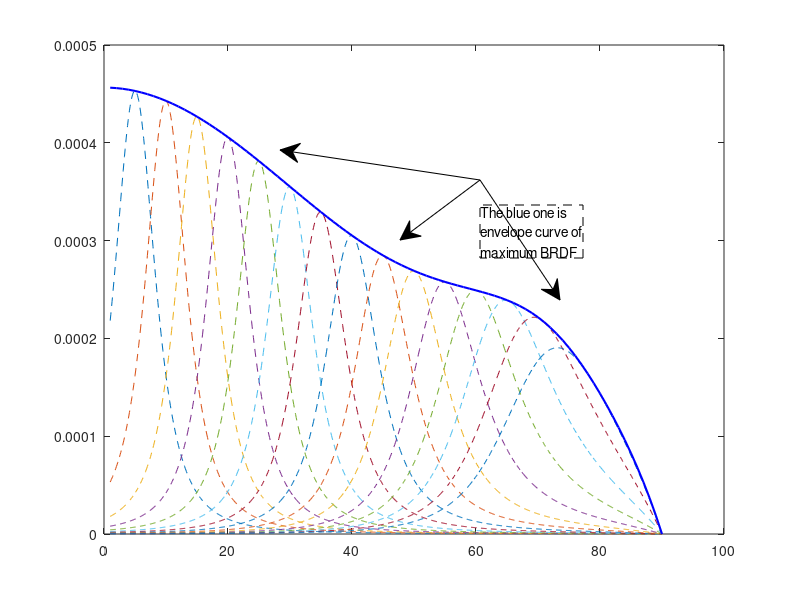

MATLAB code to generate this figure: (Note: this script raises an error after producing the figure.)
%% 研究散射极值问题（镜反射方向有散射极大值）
clear;clc;close all;

%% 定义常量
n1 = 1.0;   % 空气折射率
n2 = 1.51630;   % 粗糙表面所在物体的折射率
lambda = 550e-9;    % 入射光波长
sigma = 1e-9;    % 粗糙表面的粗糙度值（需远小于入射光波长）
l = 1e-6;           % 相关长度（精密光学表面：1~100μm）
theta_s = 1:0.1:90;     % 散射天顶角
phi_s = 0;              % 散射方位角
% 为简化表达式而设的常量
epsilon = (n2/n1)^2;
x = epsilon-1;
xs = (epsilon-(sind(theta_s)).^2).^0.5;
% 创建一个“绘图线型”的元胞数组
str = {'-s' '-o' '-^' '-+' '-d'};
% K相关模型的三个可调参数ABC
A = 2*pi*sigma^2*l^2;
B = 2*pi*l;

% C = zeros(90,1);

%% 计算仿真
for i = 1:15
    theta_i = 5*i;     % 选择5个角度研究：15°、30°、45°、60°、75°
    xi = (epsilon-(sind(theta_i))^2)^0.5;   % 为简化表达式而设的常量
    
    % 计算偏振因子Q
    qss = abs(x./((cosd(theta_i)+xi)*(cosd(theta_s)+xs)));
    qpp = abs(x*(xi*xs-epsilon*sind(theta_i)*sind(theta_s))./...
            ((epsilon*cosd(theta_i)+xi)*(epsilon*cosd(theta_s)+xs)));
    Qss = qss.^2;
    Qpp = qpp.^2;
    Q = 1/2*(Qss+Qpp);
    
    % k相关模型拟合SPSD
    fx = (sind(theta_s)-sind(theta_i))/lambda;
    SPSD = A./(1+(B*fx).^2).^1.5;
    
    % 计算BRDF值
    BRDF = (16*pi^2/lambda^4)*cosd(theta_i)*cosd(theta_s).*Q.*SPSD;
    
    % 可视化
    plot(theta_s,BRDF,'--','LineWidth',0.75);
%     plot(theta_s,BRDF,str{i},...
%         'LineWidth',1.5,...
%         'MarkerIndices',1:20:length(BRDF),...
%         'MarkerSize',6);
%     legend_str{i} = ['\theta =' num2str(theta_i) '\circ'];  % 绘制图例（如何添加变量）
    hold on;
end

% 绘制包络曲线用
for theta_i = 1:1:90
    xi = (epsilon-(sind(theta_i))^2)^0.5;
    
    qss = abs(x./((cosd(theta_i)+xi)*(cosd(theta_s)+xs)));
    qpp = abs(x*(xi*xs-epsilon*sind(theta_i)*sind(theta_s))./...
            ((epsilon*cosd(theta_i)+xi)*(epsilon*cosd(theta_s)+xs))); 
    Qss = qss.^2;
    Qpp = qpp.^2;
    Q = 1/2*(Qss+Qpp);
    
    fx = (sind(theta_s)-sind(theta_i))/lambda;
    A = 2*pi*sigma^2*l^2;
    B = 2*pi*l;
    PSD = A./(1+(B*fx).^2).^1.5;
    
    BRDF = (16*pi^2/lambda^4)*cosd(theta_i)*cosd(theta_s).*Q.*PSD;
    
    C(theta_i) = max(BRDF);
end
plot(C,'-b','LineWidth',1.5);
annotation('textarrow',[0.6,0.5],[0.7,0.6],'LineWidth',0.75);
annotation('textarrow',[0.6,0.7],[0.7,0.5],'LineWidth',0.75);
annotation('textarrow',[0.6,0.35],[0.7,0.75],'LineWidth',0.75);
dim = [0.6 0.57 0.6 0.3];
str = {'The blue one is','envelope curve of','maximum BRDF'};
h = annotation('textbox',dim,'String',str,'Linestyle','--');
h.FontSize = 11;h.LineWidth = 0.75;h.FitBoxToText = 'on';
xlabel('scattering zenith angle \theta_{s}（0~90\circ）');
ylabel('maximum BRDF value');
exportgraphics(gcf,'BRDF包络曲线.png','Resolution',300);

%% 完善绘图
% plot([30,30],[0,3.55e-4],'--k','LineWidth',1);
% annotation('textarrow',[0.4,0.5],[0.6,0.7],'LineWidth',0.75);
% text(44,3.3e-4,'Specular beam','FontSize',12);
% dim = [0.16 0.74 0.2 0.1];
% annotation('rectangle',dim,'LineWidth',1,'Color','red','FaceColor',[0,1,0],'FaceAlpha',.2);
% annotation('textarrow',[0.3,0.5],[0.8,0.8],'LineWidth',0.75);
% text(44,3.85e-4,'Specular lobe','FontSize',12);
% legend(legend_str);
% xlabel('scattering zenith angle \theta_{s}（0~90\circ）');
% ylabel('BRDF value');
% % title('BRDF value vary with \theta_{i} ');
% exportgraphics(gcf,'镜反射方向散射最强.png','Resolution',300);